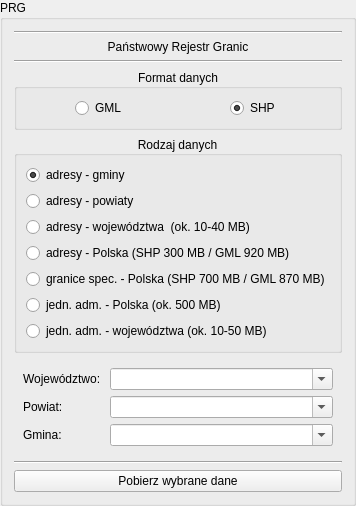
         <widget class="QgsCollapsibleGroupBox" name="prg_groupBox">
          <property name="enabled">
           <bool>true</bool>
          </property>
          <property name="toolTip">
           <string/>
          </property>
          <property name="styleSheet">
           <string notr="true">QgsCollapsibleGroupBoxBasic::title, QgsCollapsibleGroupBox::title {  subcontrol-origin: margin;  subcontrol-position: top left;  margin-left: 20px;  margin-right: 5px;  left: 0px;  top: 4px}QgsCollapsibleGroupBoxBasic::title, QgsCollapsibleGroupBox::title {  subcontrol-origin: margin;  subcontrol-position: top left;  margin-left: 20px;  margin-right: 5px;  left: 0px;  top: 4px;}QgsCollapsibleGroupBoxBasic::title, QgsCollapsibleGroupBox::title {  subcontrol-origin: margin;  subcontrol-position: top left;  margin-left: 20px;  margin-right: 5px;  left: 0px;  top: 4px;}QgsCollapsibleGroupBoxBasic::title, QgsCollapsibleGroupBox::title {  subcontrol-origin: margin;  subcontrol-position: top left;  margin-left: 20px;  margin-right: 5px;  left: 0px;  top: 4px;}QgsCollapsibleGroupBoxBasic::title, QgsCollapsibleGroupBox::title {  subcontrol-origin: margin;  subcontrol-position: top left;  margin-left: 20px;  margin-right: 5px;  left: 0px;  top: 2px;}QgsCollapsibleGroupBoxBasic::title, QgsCollapsibleGroupBox::title {  subcontrol-origin: margin;  subcontrol-position: top left;  margin-left: 20px;  margin-right: 5px;  left: 0px;  top: 2px;}QgsCollapsibleGroupBoxBasic::title, QgsCollapsibleGroupBox::title {  subcontrol-origin: margin;  subcontrol-position: top left;  margin-left: 20px;  margin-right: 5px;  left: 0px;  top: 2px;}QgsCollapsibleGroupBoxBasic::title, QgsCollapsibleGroupBox::title {  subcontrol-origin: margin;  subcontrol-position: top left;  margin-left: 20px;  margin-right: 5px;  left: 0px;  top: 2px;}QgsCollapsibleGroupBoxBasic::title, QgsCollapsibleGroupBox::title {  subcontrol-origin: margin;  subcontrol-position: top left;  margin-left: 20px;  margin-right: 5px;  left: 0px;  top: 4px;}QgsCollapsibleGroupBoxBasic::title, QgsCollapsibleGroupBox::title {  subcontrol-origin: margin;  subcontrol-position: top left;  margin-left: 20px;  margin-right: 5px;  left: 0px;  top: 2px;}QgsCollapsibleGroupBoxBasic::title, QgsCollapsibleGroupBox::title {  subcontrol-origin: margin;  subcontrol-position: top left;  margin-left: 20px;  margin-right: 5px;  left: 0px;  top: 2px;}QgsCollapsibleGroupBoxBasic::title, QgsCollapsibleGroupBox::title {  subcontrol-origin: margin;  subcontrol-position: top left;  margin-left: 20px;  margin-right: 5px;  left: 0px;  top: 2px;}QgsCollapsibleGroupBoxBasic::title, QgsCollapsibleGroupBox::title {  subcontrol-origin: margin;  subcontrol-position: top left;  margin-left: 20px;  margin-right: 5px;  left: 0px;  top: 2px;}QgsCollapsibleGroupBoxBasic::title, QgsCollapsibleGroupBox::title {  subcontrol-origin: margin;  subcontrol-position: top left;  margin-left: 20px;  margin-right: 5px;  left: 0px;  top: 4px;}QgsCollapsibleGroupBoxBasic::title, QgsCollapsibleGroupBox::title {  subcontrol-origin: margin;  subcontrol-position: top left;  margin-left: 20px;  margin-right: 5px;  left: 0px;  top: 2px;}QgsCollapsibleGroupBoxBasic::title, QgsCollapsibleGroupBox::title {  subcontrol-origin: margin;  subcontrol-position: top left;  margin-left: 20px;  margin-right: 5px;  left: 0px;  top: 2px;}QgsCollapsibleGroupBoxBasic::title, QgsCollapsibleGroupBox::title {  subcontrol-origin: margin;  subcontrol-position: top left;  margin-left: 20px;  margin-right: 5px;  left: 0px;  top: 2px;}QgsCollapsibleGroupBoxBasic::title, QgsCollapsibleGroupBox::title {  subcontrol-origin: margin;  subcontrol-position: top left;  margin-left: 20px;  margin-right: 5px;  left: 0px;  top: 2px;}QgsCollapsibleGroupBoxBasic::title, QgsCollapsibleGroupBox::title {  subcontrol-origin: margin;  subcontrol-position: top left;  margin-left: 20px;  margin-right: 5px;  left: 0px;  top: 2px;}QgsCollapsibleGroupBoxBasic::title, QgsCollapsibleGroupBox::title {  subcontrol-origin: margin;  subcontrol-position: top left;  margin-left: 20px;  margin-right: 5px;  left: 0px;  top: 2px;}QgsCollapsibleGroupBoxBasic::title, QgsCollapsibleGroupBox::title {  subcontrol-origin: margin;  subcontrol-position: top left;  margin-left: 20px;  margin-right: 5px;  left: 0px;  top: 2px;}QgsCollapsibleGroupBoxBasic::title, QgsCollapsibleGroupBox::title {  subcontrol-origin: margin;  subcontrol-position: top left;  margin-left: 20px;  margin-right: 5px;  left: 0px;  top: 2px;}QgsCollapsibleGroupBoxBasic::title, QgsCollapsibleGroupBox::title {  subcontrol-origin: margin;  subcontrol-position: top left;  margin-left: 20px;  margin-right: 5px;  left: 0px;  top: 2px;}QgsCollapsibleGroupBoxBasic::title, QgsCollapsibleGroupBox::title {  subcontrol-origin: margin;  subcontrol-position: top left;  margin-left: 20px;  margin-right: 5px;  left: 0px;  top: 2px;}QgsCollapsibleGroupBoxBasic::title, QgsCollapsibleGroupBox::title {  subcontrol-origin: margin;  subcontrol-position: top left;  margin-left: 20px;  margin-right: 5px;  left: 0px;  top: 1px;}QgsCollapsibleGroupBoxBasic::title, QgsCollapsibleGroupBox::title {  subcontrol-origin: margin;  subcontrol-position: top left;  margin-left: 20px;  margin-right: 5px;  left: 0px;  top: 2px;}QgsCollapsibleGroupBoxBasic::title, QgsCollapsibleGroupBox::title {  subcontrol-origin: margin;  subcontrol-position: top left;  margin-left: 20px;  margin-right: 5px;  left: 0px;  top: 2px;}QgsCollapsibleGroupBoxBasic::title, QgsCollapsibleGroupBox::title {  subcontrol-origin: margin;  subcontrol-position: top left;  margin-left: 20px;  margin-right: 5px;  left: 0px;  top: 2px;}QgsCollapsibleGroupBoxBasic::title, QgsCollapsibleGroupBox::title {  subcontrol-origin: margin;  subcontrol-position: top left;  margin-left: 20px;  margin-right: 5px;  left: 0px;  top: 1px;} QgsCollapsibleGroupBoxBasic { border: none; }QgsCollapsibleGroupBoxBasic, QgsCollapsibleGroupBox {  margin-top: 9px;}QgsCollapsibleGroupBoxBasic::title, QgsCollapsibleGroupBox::title {  subcontrol-origin: margin;  subcontrol-position: top left;  margin-left: 20px;  margin-right: 5px;  left: 0px;  top: 9px;  background-color: rgba(0,0,0,0)}QgsCollapsibleGroupBoxBasic, QgsCollapsibleGroupBox {  margin-top: 18px;}QgsCollapsibleGroupBoxBasic::title, QgsCollapsibleGroupBox::title {  subcontrol-origin: margin;  subcontrol-position: top left;  margin-left: 20px;  margin-right: 5px;  left: 0px;  top: 9px;  background-color: rgba(0,0,0,0)}QgsCollapsibleGroupBoxBasic, QgsCollapsibleGroupBox {  margin-top: 27px;}QgsCollapsibleGroupBoxBasic::title, QgsCollapsibleGroupBox::title {  subcontrol-origin: margin;  subcontrol-position: top left;  margin-left: 20px;  margin-right: 5px;  left: 0px;  top: 9px;  background-color: rgba(0,0,0,0)}QgsCollapsibleGroupBoxBasic, QgsCollapsibleGroupBox {  margin-top: 36px;}QgsCollapsibleGroupBoxBasic::title, QgsCollapsibleGroupBox::title {  subcontrol-origin: margin;  subcontrol-position: top left;  margin-left: 20px;  margin-right: 5px;  left: 0px;  top: 9px;  background-color: rgba(0,0,0,0)}</string>
          </property>
          <property name="title">
           <string>PRG</string>
          </property>
          <property name="collapsed">
           <bool>true</bool>
          </property>
          <property name="saveCollapsedState">
           <bool>true</bool>
          </property>
          <property name="saveCheckedState">
           <bool>false</bool>
          </property>
          <layout class="QVBoxLayout" name="verticalLayout_7">
           <item>
            <widget class="Line" name="line_27">
             <property name="orientation">
              <enum>Qt::Horizontal</enum>
             </property>
            </widget>
           </item>
           <item>
            <widget class="QLabel" name="label_46">
             <property name="text">
              <string>Państwowy Rejestr Granic</string>
             </property>
             <property name="alignment">
              <set>Qt::AlignCenter</set>
             </property>
            </widget>
           </item>
           <item>
            <widget class="Line" name="line_28">
             <property name="orientation">
              <enum>Qt::Horizontal</enum>
             </property>
            </widget>
           </item>
           <item>
            <widget class="QGroupBox" name="groupBox_8">
             <property name="title">
              <string>Format danych</string>
             </property>
             <property name="alignment">
              <set>Qt::AlignCenter</set>
             </property>
             <layout class="QHBoxLayout" name="horizontalLayout_9">
              <item alignment="Qt::AlignHCenter|Qt::AlignVCenter">
               <widget class="QRadioButton" name="prg_gml_rdbtn">
                <property name="enabled">
                 <bool>true</bool>
                </property>
                <property name="mouseTracking">
                 <bool>false</bool>
                </property>
                <property name="text">
                 <string>GML</string>
                </property>
                <property name="checked">
                 <bool>false</bool>
                </property>
               </widget>
              </item>
              <item alignment="Qt::AlignHCenter|Qt::AlignVCenter">
               <widget class="QRadioButton" name="prg_shp_rdbtn">
                <property name="enabled">
                 <bool>true</bool>
                </property>
                <property name="text">
                 <string>SHP</string>
                </property>
                <property name="checked">
                 <bool>true</bool>
                </property>
               </widget>
              </item>
             </layout>
            </widget>
           </item>
           <item>
            <widget class="QGroupBox" name="verticalGroupBox">
             <property name="mouseTracking">
              <bool>true</bool>
             </property>
             <property name="focusPolicy">
              <enum>Qt::NoFocus</enum>
             </property>
             <property name="title">
              <string>Rodzaj danych</string>
             </property>
             <property name="alignment">
              <set>Qt::AlignCenter</set>
             </property>
             <property name="flat">
              <bool>false</bool>
             </property>
             <property name="checkable">
              <bool>false</bool>
             </property>
             <layout class="QVBoxLayout" name="verticalLayout_8">
              <item>
               <widget class="QRadioButton" name="radioButton_adres_gmin">
                <property name="enabled">
                 <bool>true</bool>
                </property>
                <property name="acceptDrops">
                 <bool>false</bool>
                </property>
                <property name="toolTip">
                 <string>adresy i ulice według gmin</string>
                </property>
                <property name="text">
                 <string>adresy - gminy</string>
                </property>
                <property name="checkable">
                 <bool>true</bool>
                </property>
                <property name="checked">
                 <bool>true</bool>
                </property>
               </widget>
              </item>
              <item>
               <widget class="QRadioButton" name="radioButton_adres_powiat">
                <property name="toolTip">
                 <string>adresy i ulice według powiatów</string>
                </property>
                <property name="text">
                 <string>adresy - powiaty</string>
                </property>
                <property name="checked">
                 <bool>false</bool>
                </property>
               </widget>
              </item>
              <item>
               <widget class="QRadioButton" name="radioButton_adres_wojew">
                <property name="toolTip">
                 <string>adresy i ulice według województw</string>
                </property>
                <property name="text">
                 <string>adresy - województwa  (ok. 10-40 MB)</string>
                </property>
               </widget>
              </item>
              <item>
               <widget class="QRadioButton" name="radioButton_adres_kraj">
                <property name="toolTip">
                 <string>adresy i ulice dla całego kraju</string>
                </property>
                <property name="text">
                 <string>adresy - Polska (SHP 300 MB / GML 920 MB)</string>
                </property>
               </widget>
              </item>
              <item>
               <widget class="QRadioButton" name="radioButton_granice_spec">
                <property name="toolTip">
                 <string>granice specjalne dla całego kraju</string>
                </property>
                <property name="text">
                 <string>granice spec. - Polska (SHP 700 MB / GML 870 MB)</string>
                </property>
               </widget>
              </item>
              <item>
               <widget class="QRadioButton" name="radioButton_jedn_admin_kraj">
                <property name="toolTip">
                 <string>jednostki administracyjne dla całego kraju</string>
                </property>
                <property name="text">
                 <string>jedn. adm. - Polska (ok. 500 MB)</string>
                </property>
               </widget>
              </item>
              <item>
               <widget class="QRadioButton" name="radioButton_jend_admin_wojew">
                <property name="toolTip">
                 <string>jednostki administracyjne dla wybrango województwa</string>
                </property>
                <property name="text">
                 <string>jedn. adm. - województwa (ok. 10-50 MB)</string>
                </property>
                <property name="checked">
                 <bool>false</bool>
                </property>
               </widget>
              </item>
             </layout>
            </widget>
           </item>
           <item>
            <widget class="QWidget" name="widget_4" native="true">
             <layout class="QFormLayout" name="formLayout_4">
              <item row="3" column="1">
               <widget class="QComboBox" name="prg_gmina_cmbbx">
                <property name="autoFillBackground">
                 <bool>false</bool>
                </property>
                <property name="editable">
                 <bool>true</bool>
                </property>
               </widget>
              </item>
              <item row="3" column="0">
               <widget class="QLabel" name="label_159">
                <property name="text">
                 <string>Gmina:</string>
                </property>
               </widget>
              </item>
              <item row="2" column="1">
               <widget class="QComboBox" name="prg_powiat_cmbbx">
                <property name="enabled">
                 <bool>true</bool>
                </property>
                <property name="editable">
                 <bool>true</bool>
                </property>
                <property name="duplicatesEnabled">
                 <bool>false</bool>
                </property>
               </widget>
              </item>
              <item row="2" column="0">
               <widget class="QLabel" name="label_160">
                <property name="text">
                 <string>Powiat:</string>
                </property>
               </widget>
              </item>
              <item row="1" column="0">
               <widget class="QLabel" name="label_158">
                <property name="text">
                 <string>Województwo: </string>
                </property>
               </widget>
              </item>
              <item row="1" column="1">
               <widget class="QComboBox" name="prg_wojewodztwo_cmbbx">
                <property name="enabled">
                 <bool>true</bool>
                </property>
                <property name="editable">
                 <bool>true</bool>
                </property>
               </widget>
              </item>
             </layout>
            </widget>
           </item>
           <item>
            <widget class="Line" name="line_47">
             <property name="orientation">
              <enum>Qt::Horizontal</enum>
             </property>
            </widget>
           </item>
           <item>
            <widget class="QPushButton" name="prg_selected_btn">
             <property name="text">
              <string>Pobierz wybrane dane</string>
             </property>
            </widget>
           </item>
          </layout>
         </widget>
